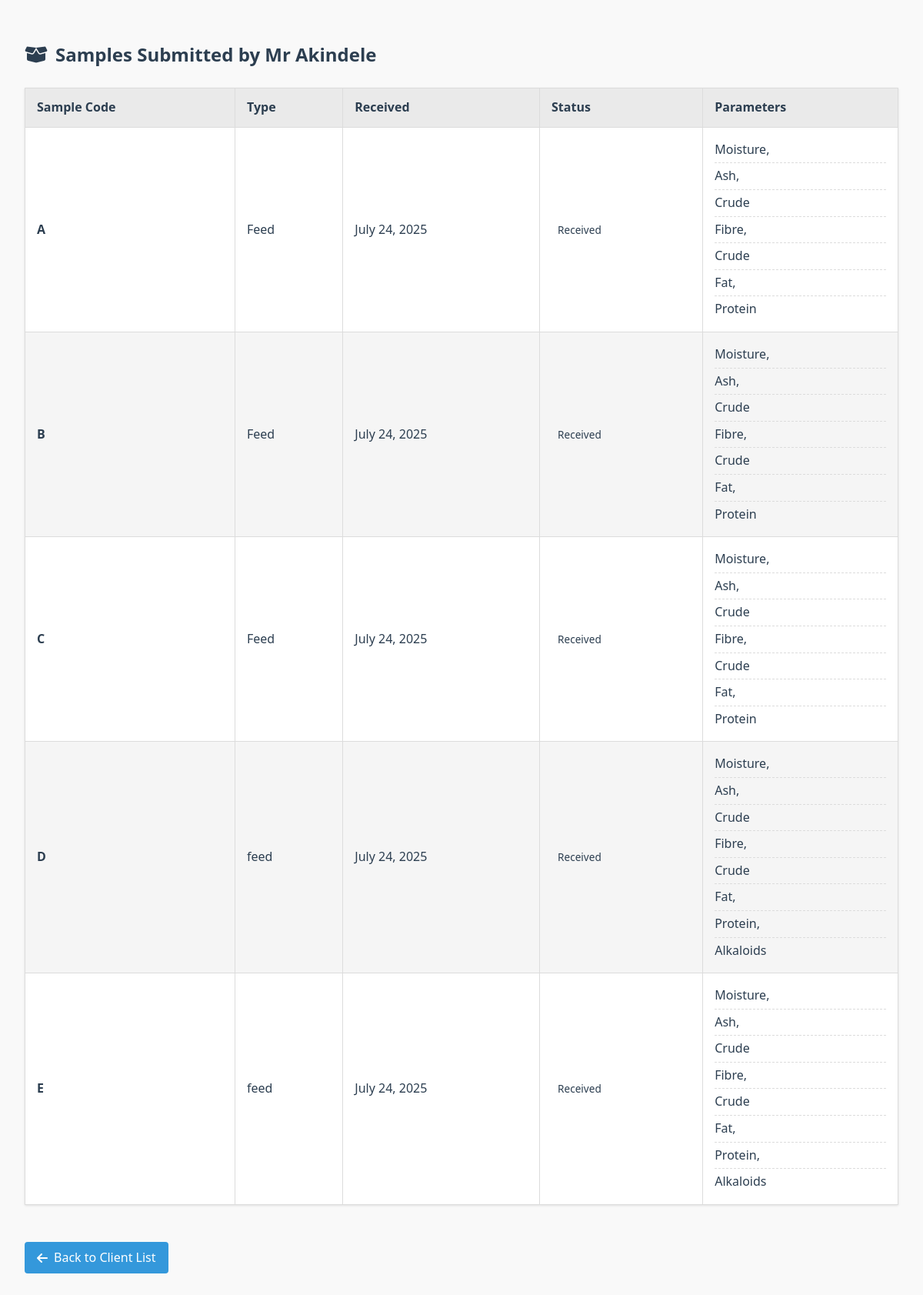
Screenshot of /clients/23/samples/ with the database file from the repository.
### lims/models/client.py (models this page shows, shortened)
class Client(models.Model):
    client_id = models.CharField(max_length=20, unique=True)
    name = models.CharField(max_length=100)
    organization = models.CharField(max_length=150)
    email = models.EmailField()
    phone = models.CharField(max_length=20)
    address = models.TextField()
    token = models.CharField(max_length=20, unique=True, blank=True)
    created = models.DateTimeField(auto_now_add=True)
    coa_released = models.BooleanField(default=False)
    summary_text = models.TextField(blank=True, null=True)
    summary_confirmed = models.BooleanField(default=False)
    history = HistoricalRecords()

### lims/models/sample.py (models this page shows, shortened)
class Sample(models.Model):
    client = models.ForeignKey(Client, on_delete=models.CASCADE)
    sample_code = models.CharField(max_length=50)
    sample_type = models.CharField(max_length=100)
    weight = models.DecimalField(max_digits=6, decimal_places=2)
    temperature = models.DecimalField(max_digits=5, decimal_places=2, null=True, blank=True)
    humidity = models.DecimalField(max_digits=5, decimal_places=2, null=True, blank=True)
    status = models.CharField(max_length=20, choices=SampleStatus.choices, default=SampleStatus.RECEIVED)
    received_date = models.DateField(auto_now_add=True)
    verified_at = models.DateTimeField(null=True, blank=True)
    coa_released = models.BooleanField(default=False)
    manager_comment = models.TextField(blank=True, null=True)
    history = HistoricalRecords()

### lims/views/clerk_views.py (the view)
# urls.py: path('clients/<int:client_id>/samples/', views.view_client_samples, name='view_client_samples'),
def view_client_samples(request, client_id):
    client = get_object_or_404(Client, id=client_id)
    samples = Sample.objects.filter(client=client).exclude(sample_type='QC').prefetch_related(
        Prefetch('testassignment_set__parameter'),
        Prefetch('testassignment_set__testresult')
    ).order_by('-received_date')
    for sample in samples:
        assignments = sample.testassignment_set.all()
        sample.parameter_names = ", ".join(
            [a.parameter.name for a in assignments if a.parameter]
        ) or "—"
        sample.result_values = ", ".join(
            [str(a.testresult.value) for a in assignments if hasattr(a, 'testresult') and a.testresult and a.testresult.value is not None]
        ) or "—"
    return render(request, "lims/clerk/client_samples.html", {
        "client": client,
        "samples": samples
    })

### lims/templates/lims/clerk/client_samples.html (shortened to what this page needs)
<!DOCTYPE html>
<html lang="en">
<head>
  <link rel="stylesheet" href="https://cdnjs.cloudflare.com/ajax/libs/font-awesome/6.4.0/css/all.min.css">
</head>
<body>
  <h2><i class="fas fa-box-open"></i> Samples Submitted by {{ client.name }}</h2>
  {% if samples %}
    <table>
      <thead>
        <tr>
          <th>Sample Code</th>
          <th>Type</th>
          <th>Received</th>
          <th>Status</th>
          <th>Parameters</th>
        </tr>
      </thead>
      <tbody>
        {% for sample in samples %}
          <tr>
            <td><strong>{{ sample.sample_code }}</strong></td>
            <td>{{ sample.sample_type }}</td>
            <td>{{ sample.received_date }}</td>
            <td>
              <span class="status-badge status-{{ sample.get_status_display|lower|cut:' ' }}">
                {{ sample.get_status_display }}
              </span>
            </td>
            <td>
              {% if sample.parameter_names %}
                <ul class="parameter-list">
                  {% for param in sample.parameter_names.split %}
                    <li>{{ param }}</li>
                  {% endfor %}
                </ul>
              {% else %}
                <span style="color: var(--dark-gray);">—</span>
              {% endif %}
            </td>
          </tr>
        {% endfor %}
      </tbody>
    </table>
  {% else %}
    <div class="empty-state">
      <p><i class="fas fa-box-open" style="font-size: 2rem; color: var(--dark-gray);"></i></p>
      <p>No samples found for this client.</p>
    </div>
  {% endif %}
  <a href="{% url 'view_all_clients' %}" class="back-btn">
    <i class="fas fa-arrow-left"></i> Back to Client List
  </a>
</body>
</html>

### lims/templates/lims/clerk/client_samples.html (style rules this page uses)
:root { --primary: #3498db; --primary-dark: #2980b9; --success: #27ae60; --warning: #f39c12; --danger: #e74c3c; --light-gray: #f5f5f5; --medium-gray: #eaeaea; --dark-gray: #7f8c8d; --text: #2c3e50; --border: #dcdcdc; }
body { font-family: 'Segoe UI', Tahoma, Geneva, Verdana, sans-serif; line-height: 1.6; color: var(--text); background-color: #f9f9f9; padding: 2rem; max-width: 1200px; margin: 0 auto; }
h2 { color: var(--text); margin-bottom: 1.5rem; display: flex; align-items: center; gap: 10px; }
.back-btn { display: inline-flex; align-items: center; gap: 8px; padding: 8px 16px; background-color: var(--primary); color: white; text-decoration: none; border-radius: 4px; margin-top: 1.5rem; transition: all 0.2s ease; }
table { width: 100%; border-collapse: collapse; margin: 1.5rem 0; box-shadow: 0 1px 3px rgba(0,0,0,0.1); background: white; }
th, td { padding: 12px 15px; border: 1px solid var(--border); text-align: left; }
th { background: var(--medium-gray); font-weight: 600; position: sticky; top: 0; }
tr:nth-child(even) { background-color: var(--light-gray); }
.status-badge { display: inline-block; padding: 4px 8px; border-radius: 4px; font-size: 0.85em; font-weight: 500; }
.parameter-list { list-style-type: none; padding-left: 0; margin: 0; }
.parameter-list li { padding: 4px 0; }
.parameter-list li:not(:last-child) { border-bottom: 1px dashed var(--border); }

### rows the page displays
Client: name "Mr Akindele"
Sample: sample_code "A", sample_type "Feed", received_date "July 24, 2025", status "Received", split "Moisture," "Ash," "Crude" "Fibre," "Crude" "Fat," "Protein"
Sample: sample_code "B", sample_type "Feed", received_date "July 24, 2025", status "Received", split "Moisture," "Ash," "Crude" "Fibre," "Crude" "Fat," "Protein"
Sample: sample_code "C", sample_type "Feed", received_date "July 24, 2025", status "Received", split "Moisture," "Ash," "Crude" "Fibre," "Crude" "Fat," "Protein"
Sample: sample_code "D", sample_type "feed", received_date "July 24, 2025", status "Received", split "Moisture," "Ash," "Crude" "Fibre," "Crude" "Fat," "Protein," "Alkaloids"
Sample: sample_code "E", sample_type "feed", received_date "July 24, 2025", status "Received", split "Moisture," "Ash," "Crude" "Fibre," "Crude" "Fat," "Protein," "Alkaloids"
